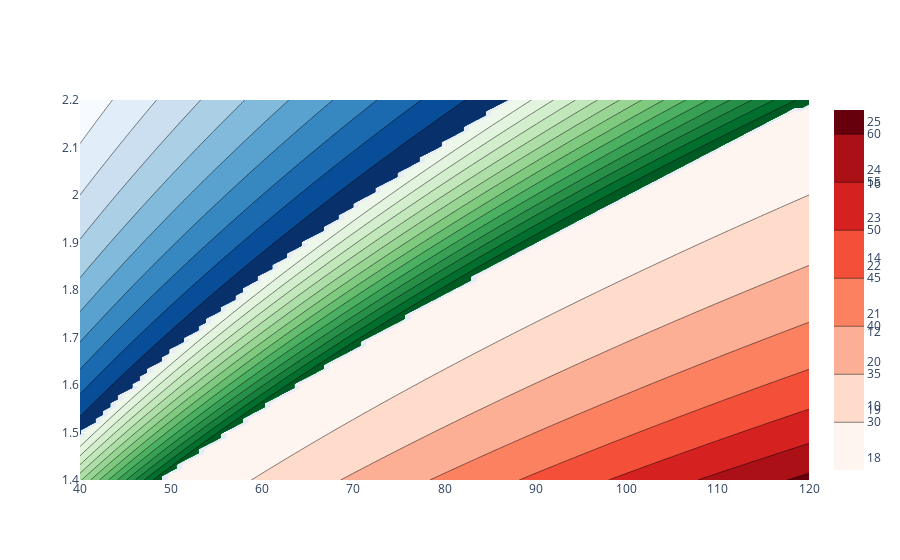

Notebook source saved alongside this figure:
### Markdown cell above
__THIRD CELL OF PROBLEM 2:__

e. To be most useful, your contour plot should have only three levels, low bmi, good bmi, and high bmi. The cut-offs for these are 18 and 25, your graph should look like the one below (the colors don't matter).

![BMI Plot 2](bmi.png)

### Code cell
def sorthigh(height,weight):
    bmi = weight / (height** 2)
    if bmi >= 25:
        return bmi
def sortlow(height,weight):
    bmi = weight / (height** 2)
    if bmi <= 18:
        return bmi
def sortgood(height,weight):
    bmi = weight / (height** 2)
    if bmi>18 and bmi<25:
        return bmi


low = [[sortlow(h,w) for w in w ] for h in h]
good = [[sortgood(h,w) for w in w ] for h in h]
high = [[sorthigh(h,w) for w in w ] for h in h]

tracelow = go.Contour(
    x = w,
    y = h,
    z = low,
    name = 'Low BMI',
    showlegend = False,
    colorscale = 'Blues',
#    autocontour = False,
    contours = {
        'coloring': 'fill'
    }
)
tracegood = go.Contour(
    x = w,
    y = h,
    z = good,
    name = 'Good BMI',
    showlegend = False,
        colorscale = 'Greens',
    contours = {
        'coloring': 'fill'
    }
)
tracehigh = go.Contour(
    x = w,
    y = h,
    z = high,
    name = 'High BMI',
    showlegend = False,
    colorscale = 'Reds',
    contours = {
        'coloring': 'fill'
    }
)
data = [tracelow, tracegood, tracehigh]
fig = go.Figure(data)

fig.show()
